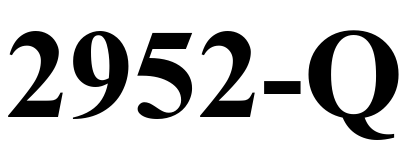
#> input picture image1.png, 404 x 163 px
$ jupyter execute generate_image.ipynb
#> lines starting #> are read from the running program, lines starting #| are printed output that depends on the picture; after the words box and inside, x2 and y2 are one past the last pixel; in counts of white or black regions, pixels touching at a corner belong together
[cell 1]
from PIL import Image
from scipy.spatial import Delaunay
import numpy as np
import matplotlib.pyplot as plt
import networkx as nx
import pickle

[cell 2]
# Load the image
img = Image.open("image1.png").convert("L")  # Load as grayscale

# Convert the image to a numpy array
img_array = np.where(np.array(img) == 255, 0, 255)
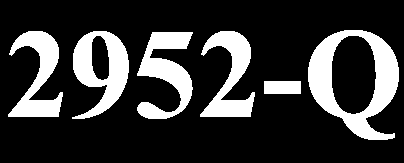
#> img_array: shape (163, 404) int64; 21.6% white; 6 white regions, box (x1, y1, x2, y2) and area: (308, 30, 399, 140) 4261, (72, 31, 129, 119) 2581, (137, 32, 193, 119) 2455, (8, 31, 63, 117) 2231, (200, 31, 255, 117) 2231, (264, 81, 301, 94) 481

# Calculate the probability distribution (normalized)
probability_distribution = img_array / np.sum(img_array)

# Flatten the image and probabilities
flattened_image = img_array.flatten()
flattened_probabilities = probability_distribution.flatten()

# Sample points
num_samples = 1000  # Adjust as needed
samples = np.random.choice(np.arange(len(flattened_image)), num_samples, p=flattened_probabilities)
#> samples = 1000 values, max 56541 at index 974, min 12471 at index 821, mean 30690.6

# Create an empty image to overlay points
overlay_img = Image.new("L", img.size)
#> overlay_img: PIL image 404x163 L; every value is 0

points = np.array(list(zip(*reversed(np.unravel_index(samples, img_array.shape)))))
#> points = 1000 pairs, first value 9 to 397, second value 30 to 139
points[:, 1] = np.max(points[:, 1]) - points[:, 1]

tri = Delaunay(points)

G = nx.Graph()
for i, point in enumerate(points):
    G.add_node(i, pos=(point[0], point[1]))
#> this loop made 1000 passes
#> point on passes 1 to 3: [323, 60], [111, 43], [177, 55]

for simplex in tri.simplices:
    G.add_edge(simplex[0], simplex[1])
    G.add_edge(simplex[1], simplex[2])
    G.add_edge(simplex[2], simplex[0])
#> this loop made 1919 passes
#> simplex on passes 1 to 3: [438, 112, 319], [972, 935, 213], [935, 712, 213]

plt.figure(figsize=(74.5, 15.5))
plt.gca().set_facecolor('black')
pos = nx.get_node_attributes(G, 'pos')
#> pos = 1000 items
nx.draw_networkx(G, pos, edge_color="white", with_labels=False, node_size=200)
plt.show()
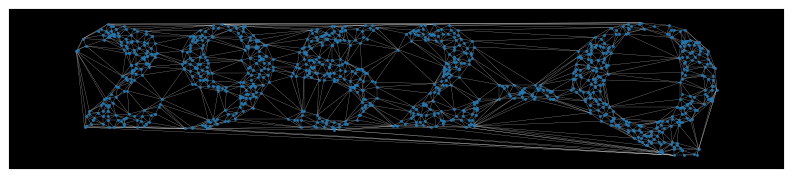
#> figure drawn by matplotlib, 1 panel

spec_layout = nx.spectral_layout(G)
#> spec_layout = 1000 items

# write a pickle file to output vertices, edges, and pos
vertices = [i for i in range(len(points))]
#> vertices = 1000 values from 0 to 999
edges = []
for simplex in tri.simplices:
    edges.append((simplex[0], simplex[1]))
    edges.append((simplex[1], simplex[2]))
    edges.append((simplex[2], simplex[0]))
#> after the loop, edges = 5757 pairs, first value 0 to 999, second value 0 to 999
layout = {i: [points[i, 0], points[i, 1], 0] for i in range(len(points))}
#> layout = 1000 items

with open("graph.pkl", "wb") as file:
    pickle.dump({"vertices": vertices, "edges": edges, "layout": layout}, file)

components = nx.connected_components(G)

largest_cc = max(nx.connected_components(G), key=len)
#> largest_cc = 967 items
plt.figure(figsize=(74.5, 15.5))
plt.gca().set_facecolor('black')
nx.draw_networkx(G.subgraph(largest_cc), spec_layout, edge_color="white", with_labels=False, node_size=200)
plt.show()
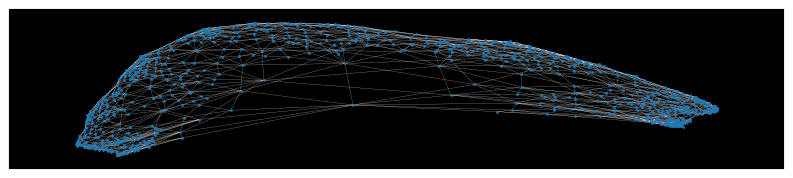
#> figure drawn by matplotlib, 1 panel

$ run again, with image.png copied over image1.png
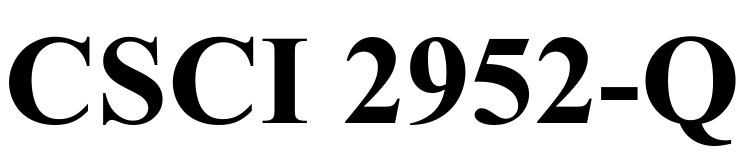
#> input picture image.png, 745 x 155 px
#> `img_array = np.where(np.array(img) == 255, 0, 255)`:
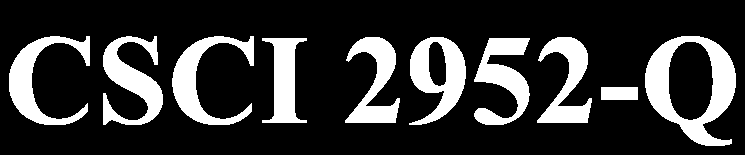
#> img_array: shape (155, 745) int64; 20.8% white; 10 white regions, largest, box (x1, y1, x2, y2) and area: (645, 36, 736, 146) 4261, (103, 36, 163, 125) 2633, (172, 36, 254, 125) 2586
#> samples = 1000 values, max 108745 at index 974, min 26909 at index 821, mean 60375.4
#> overlay_img: PIL image 745x155 L; every value is 0
#> points = 1000 pairs, first value 9 to 735, second value 36 to 145
#> the loop `for i, point in enumerate(points):` made 1000 passes
#> point on passes 1 to 3: [128, 60], [365, 44], [714, 56]
#> the loop `for simplex in tri.simplices:` made 1940 passes
#> simplex on passes 1 to 3: [373, 989, 149], [478, 974, 149], [974, 478, 619]
#> pos = 1000 items
#> vertices = 1000 values from 0 to 999
#> after the loop `for simplex in tri.simplices:`: edges = 5820 pairs, first value 0 to 999, second value 0 to 999
#> layout = 1000 items
#> largest_cc = 983 items
#> `plt.show()`:
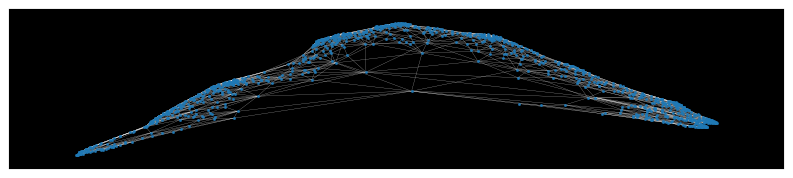
#> figure drawn by matplotlib, 1 panel
